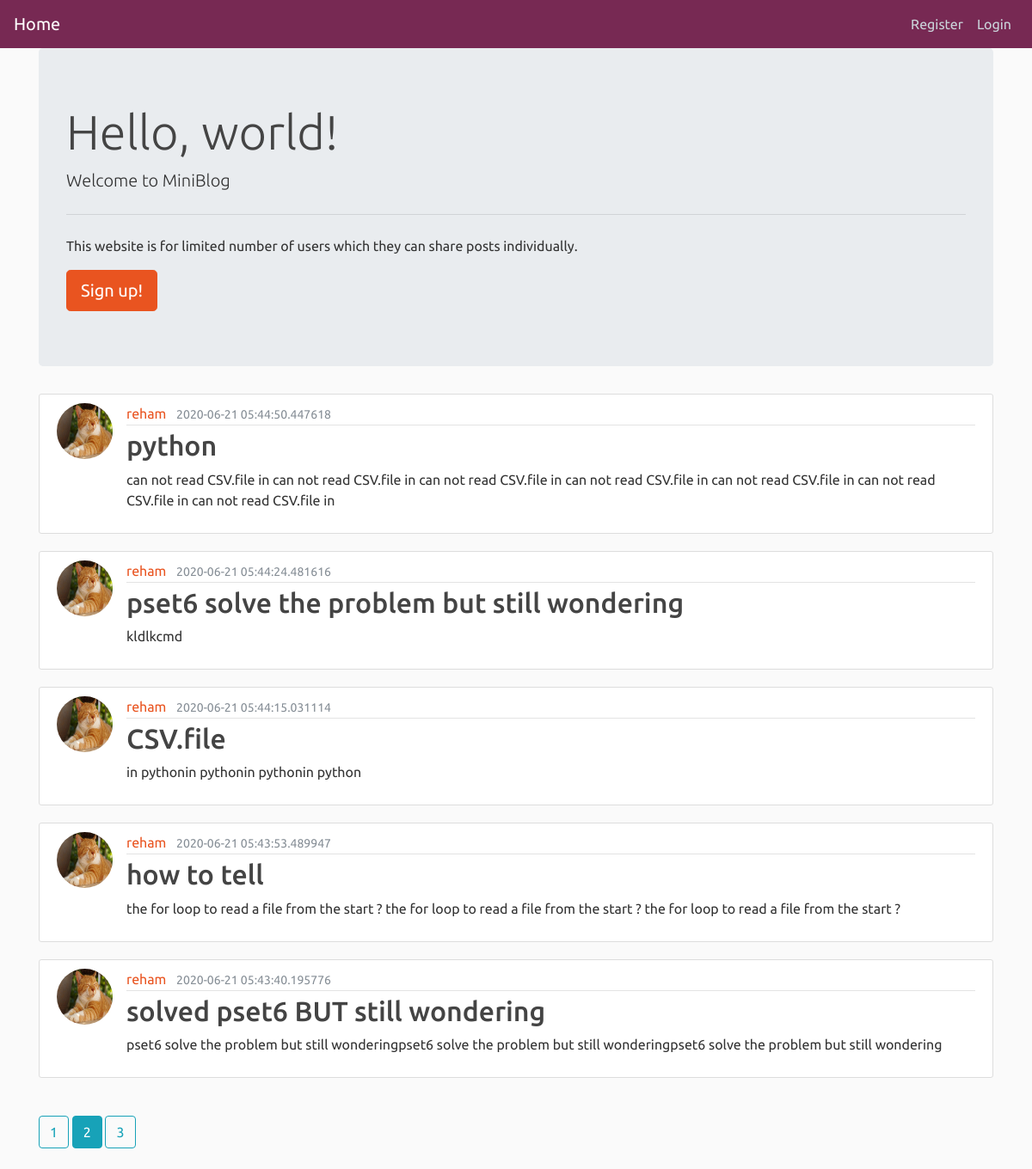
Screenshot of /?page=2 with the database file from the repository.
### blog/models.py (models this page shows, shortened)
class Posts(db.Model):
    id = db.Column(db.Integer, primary_key= True)
    title = db.Column(db.String, nullable= False)
    content = db.Column(db.Text, nullable= False)
    time = db.Column(db.DateTime, default= datetime.utcnow, nullable= False)
    user_id = db.Column(db.Integer, db.ForeignKey('users.id'), nullable= False)

class Users(db.Model, UserMixin):
    id = db.Column(db.Integer, primary_key= True)
    username = db.Column(db.String(15), unique=True, nullable= False)
    email = db.Column(db.String(100), unique=True, nullable=False)
    password = db.Column(db.String(80), nullable= False)
    picture = db.Column(db.String(20), nullable=False, default='cat.jpg')
    posts = db.relationship('Posts', backref="author", lazy= True)

### blog/main/routes.py (the view)
@main.route("/")
def home():
    page = request.args.get('page',1,type=int)
    posts = Posts.query.order_by(Posts.time.desc()).paginate(page=page , per_page=5)
    return render_template("home.html", title= "Home", posts = posts)

### blog/templates/home.html (shortened to what this page needs)
{% extends "layout.html" %}
{% block main %}
    <div class="jumbotron">
      {% if current_user.is_authenticated %}
      <h1 class="display-4">Hello, {{ current_user.username }}!</h1>
      {% else %}
      <h1 class="display-4">Hello, world!</h1>
      {% endif %}
      <p class="lead">Welcome to MiniBlog</p>
      <hr class="my-4">
      <p>This website is for limited number of users which they can share posts individually.</p>
      <a class="btn btn-primary btn-lg" href="{{ url_for('end_user.register') }}" role="button">Sign up!</a>
    </div>
  {% for post in posts.items %}
  <article class="media content-section">
    <img class="rounded-circle article-img" src="{{ url_for('static', filename='picture/' + post.author.picture) }}">
    <div class="media-body">
      <div class="article-metadata">
        <a class="mr-2" href="{{ url_for('end_user.User_profile', username= post.author.username) }}">{{ post.author.username }}</a>
        <small class="text-muted">{{ post.time }}</small>
      </div>
      <h2 class="article-title">{{ post.title }}</h2>
      <p class="article-content">{{ post.content }}</p>
    </div>
  </article>
{% endfor %}
<br>
{% for page_num in posts.iter_pages(left_edge=1, right_edge=1, left_current=1, right_current=2) %}
  {% if page_num %}
    {%if page_num == posts.page %}
       <a class="btn btn-info mb-4" href="{{ url_for('main.home', page=page_num) }}">{{ page_num }}</a>
    {% else %}
       <a class="btn btn-outline-info mb-4" href="{{ url_for('main.home', page=page_num) }}">{{ page_num }}</a>
    {% endif %}
  {% else %}
  ..
  {% endif %}
{% endfor %}
{% endblock %}

### blog/static/style.css (style rules this page uses)
body { background: #fafafa; color: #333333; }
h1, h2, h3, h4, h5, h6 { color: #444444; }
.content-section { background: #ffffff; padding: 10px 20px; border: 1px solid #dddddd; border-radius: 3px; margin-bottom: 20px; }
.article-title { color: #444444; }
.article-content { white-space: pre-line; }
.article-img { height: 65px; width: 65px; margin-right: 16px; }
.article-metadata { padding-bottom: 1px; margin-bottom: 4px; border-bottom: 1px solid #e3e3e3 }

### rows the page displays
Posts: picture (picture), author.username "reham", time "2020-06-21 05:44:50.447618", title "python", content "can not read CSV.file in can not read CSV.file in can not read CSV.file in can not read CSV.file in can not read CSV.file in can not read CSV.file in can not read CSV.file in"
Posts: picture (picture), author.username "reham", time "2020-06-21 05:44:24.481616", title "pset6 solve the problem but still wondering", content "kldlkcmd"
Posts: picture (picture), author.username "reham", time "2020-06-21 05:44:15.031114", title "CSV.file", content "in pythonin pythonin pythonin python"
Posts: picture (picture), author.username "reham", time "2020-06-21 05:43:53.489947", title "how to tell", content "the for loop to read a file from the start ? the for loop to read a file from the start ? the for loop to read a file from the start ?"
Posts: picture (picture), author.username "reham", time "2020-06-21 05:43:40.195776", title "solved pset6 BUT still wondering", content "pset6 solve the problem but still wonderingpset6 solve the problem but still wonderingpset6 solve the problem but still wondering"

### other values shown
{{ page_num }} "1" "3"
{{ page_num }} "2"
